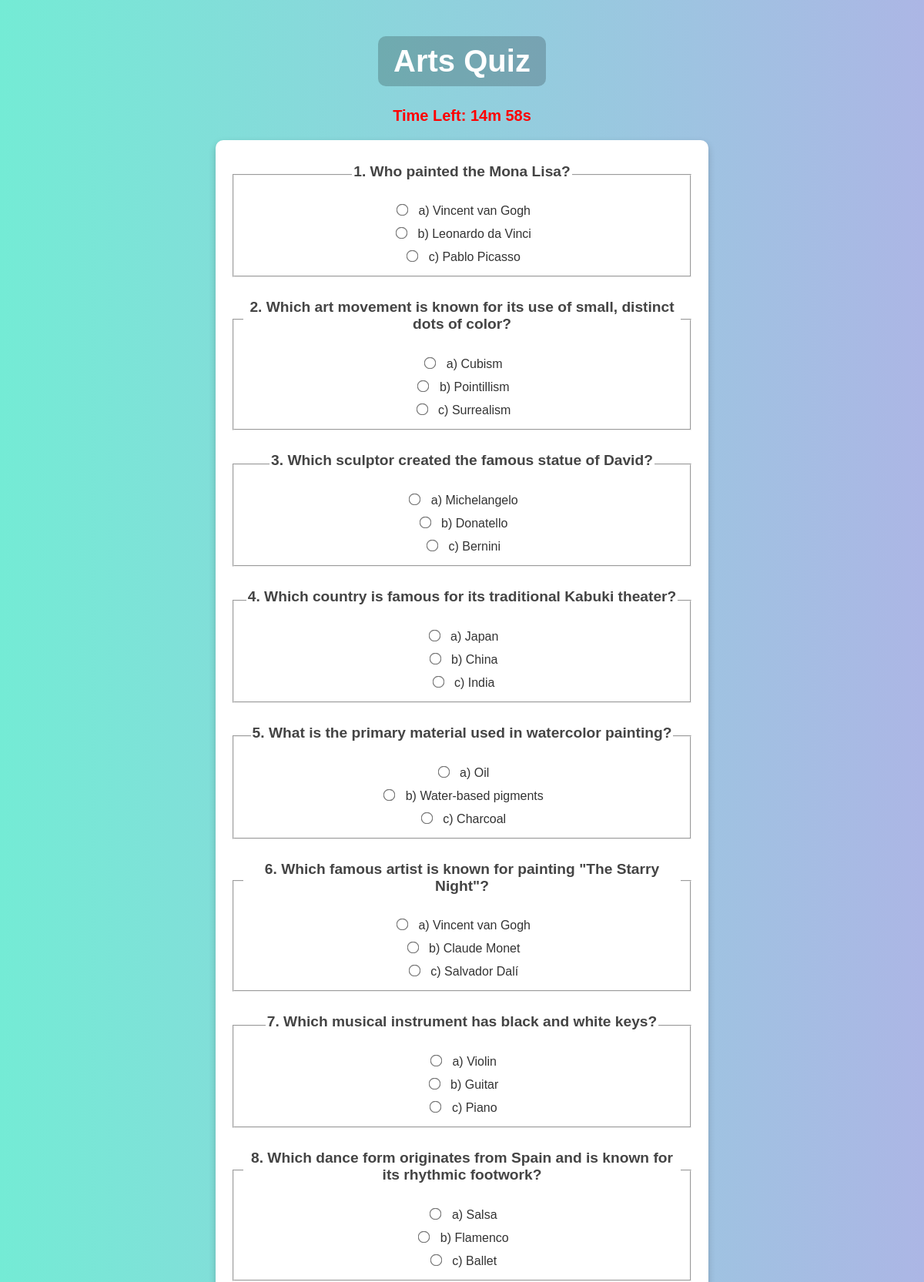
The page /arts (upper part) on the database its author committed.
### myapp/models.py (models this page shows)
class Question(models.Model):
    text = models.TextField()
    page = models.CharField(max_length=100,null=True)  # Different quiz topics

class Option(models.Model):
    question = models.ForeignKey(Question, on_delete=models.CASCADE, related_name='options')
    text = models.CharField(max_length=255,null=True)
    is_correct = models.BooleanField(default=False)  # Marks the correct answer

### myapp/views.py (the view)
# urls.py: path('arts',views.art,name='arts'),
def art(request):
    questions = Question.objects.filter(page='arts')
    return render(request, 'arts.html', {'questions': questions})

### myapp/templates/arts.html (shortened to what this page needs)
{% load static %}
<!DOCTYPE html>
<html lang="en">
<head>
    <link rel="stylesheet" href="{% static 'eco.css' %}">
</head>
<body>
    <h1>Arts Quiz</h1>
     <div id="timer" style="font-size: 20px; color: red; font-weight: bold;">
        Time Left: <span id="countdown"></span>
    </div>
    <form id="quiz-form" method="POST" action="{% url 'quiz_submission' %}">
        {% for question in questions %}
            <fieldset>
                <legend><h3>{{ question.text }}</h3></legend>
                {% for option in question.options.all %}
                    <label>
                        <input type="radio" name="question_{{ question.id }}" value="{{ option.id }}" required>
                        {{ option.text }}
                    </label><br>
                {% endfor %}
            </fieldset>
            <br>
        {% empty %}
            <p>No questions available for this quiz.</p>
        {% endfor %}
        <br>
    </form>
</body>
</html>

### myapp/static/eco.css (style rules this page uses)
body { font-family: Arial, sans-serif; background: linear-gradient(to right, #74ebd5, #acb6e5); color: #333; text-align: center; margin: 0; padding: 20px; animation: fadeIn 1.5s ease-in-out; }
h1 { font-size: 2.5rem; color: #fff; background: rgba(0, 0, 0, 0.2); display: inline-block; padding: 10px 20px; border-radius: 10px; animation: slideDown 1s ease-in-out; }
form { background: #ffffff; max-width: 600px; margin: 20px auto; padding: 20px; border-radius: 10px; box-shadow: 0px 4px 10px rgba(0, 0, 0, 0.2); animation: fadeInUp 1s ease-in-out; }
h3 { font-size: 1.2rem; color: #444; margin-top: 10px; }
input[type="radio"] { margin-right: 10px; transform: scale(1.2); cursor: pointer; }
label { display: inline-block; padding: 5px; transition: 0.3s; }

### rows shown on the page
Question: text "1. Who painted the Mona Lisa?"
Option: text "a) Vincent van Gogh"
Option: text "b) Leonardo da Vinci"
Option: text "c) Pablo Picasso"
Question: text "2. Which art movement is known for its use of small, distinct dots of color?"
Option: text "a) Cubism"
Option: text "b) Pointillism"
Option: text "c) Surrealism"
Question: text "3. Which sculptor created the famous statue of David?"
Option: text "a) Michelangelo"
Option: text "b) Donatello"
Option: text "c) Bernini"
Question: text "4. Which country is famous for its traditional Kabuki theater?"
Option: text "a) Japan"
Option: text "b) China"
Option: text "c) India"
Question: text "5. What is the primary material used in watercolor painting?"
Option: text "a) Oil"
Option: text "b) Water-based pigments"
Option: text "c) Charcoal"
Question: text "6. Which famous artist is known for painting \"The Starry Night\"?"
Option: text "a) Vincent van Gogh"
Option: text "b) Claude Monet"
Option: text "c) Salvador Dalí"
Question: text "7. Which musical instrument has black and white keys?"
Option: text "a) Violin"
Option: text "b) Guitar"
Option: text "c) Piano"
Question: text "8. Which dance form originates from Spain and is known for its rhythmic footwork?"
Option: text "a) Salsa"
Option: text "b) Flamenco"
Option: text "c) Ballet"
